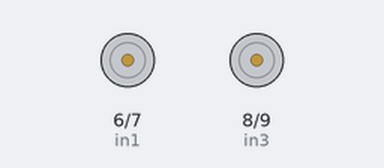
Bench run of a sketch on a simulated Arduino Uno, built with avr-gcc and run on an emulated ATmega328P. Shown: motor-driver pin pairs drawn as motors (green arrow = first pin HIGH = forward, orange = second pin HIGH = backward, longer = more drive, scaled by the enable pin).

Above: at 1.0 s.
At 2.6 s:
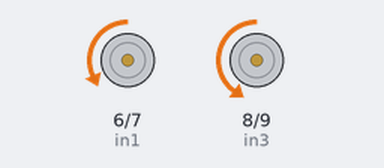
At 4.1 s:
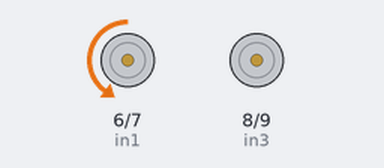
Timing chart, 0 to 5.8 s (numbered marks = the images above):
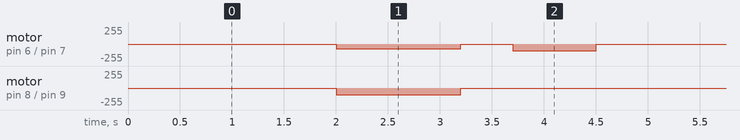

The sketch:

Class10.ino
```cpp
int enA = 5;  //right
int in1 = 6;
int in2 = 7;
int enB = 10; //left
int in3 = 8;
int in4 = 9;

void setup()
{
  pinMode (enA, OUTPUT);
  pinMode (in1, OUTPUT);
  pinMode (in2, OUTPUT);
  pinMode (enB, OUTPUT);
  pinMode (in3, OUTPUT);
  pinMode (in4, OUTPUT);
}

void loop()
{
  stop(2000);

  forward(100, 1200);

  stop(500);

  turn_left(100, 800);

  stop(500);
}

void stop(int time)
{
  analogWrite(enA, 0);
  analogWrite(enB, 0);
  delay(time);
}

void forward(int speed, int time)
{
  analogWrite(enA, speed - 32);
  analogWrite(enB, speed);
  digitalWrite(in1, LOW);
  digitalWrite(in2, HIGH);
  digitalWrite(in3, LOW);
  digitalWrite(in4, HIGH);
  delay(time);
}

void turn_left(int speed, int time)
{
  analogWrite(enA, speed);
  digitalWrite(in1, LOW);
  digitalWrite(in2, HIGH);
  delay(time);

}
```

Measured:
- by itself, motor on pin 8 (in3) / pin 9 (in4): alternates backward 100/255 for 1.2 s and stopped for 3.8 s
- by itself, motor on pin 6 (in1) / pin 7 (in2): stopped → backward 68/255 at 2.0 s, → stopped 1.2 s later, → backward 100/255 0.50 s later, → stopped 0.80 s later, … (104 changes in this stretch)
